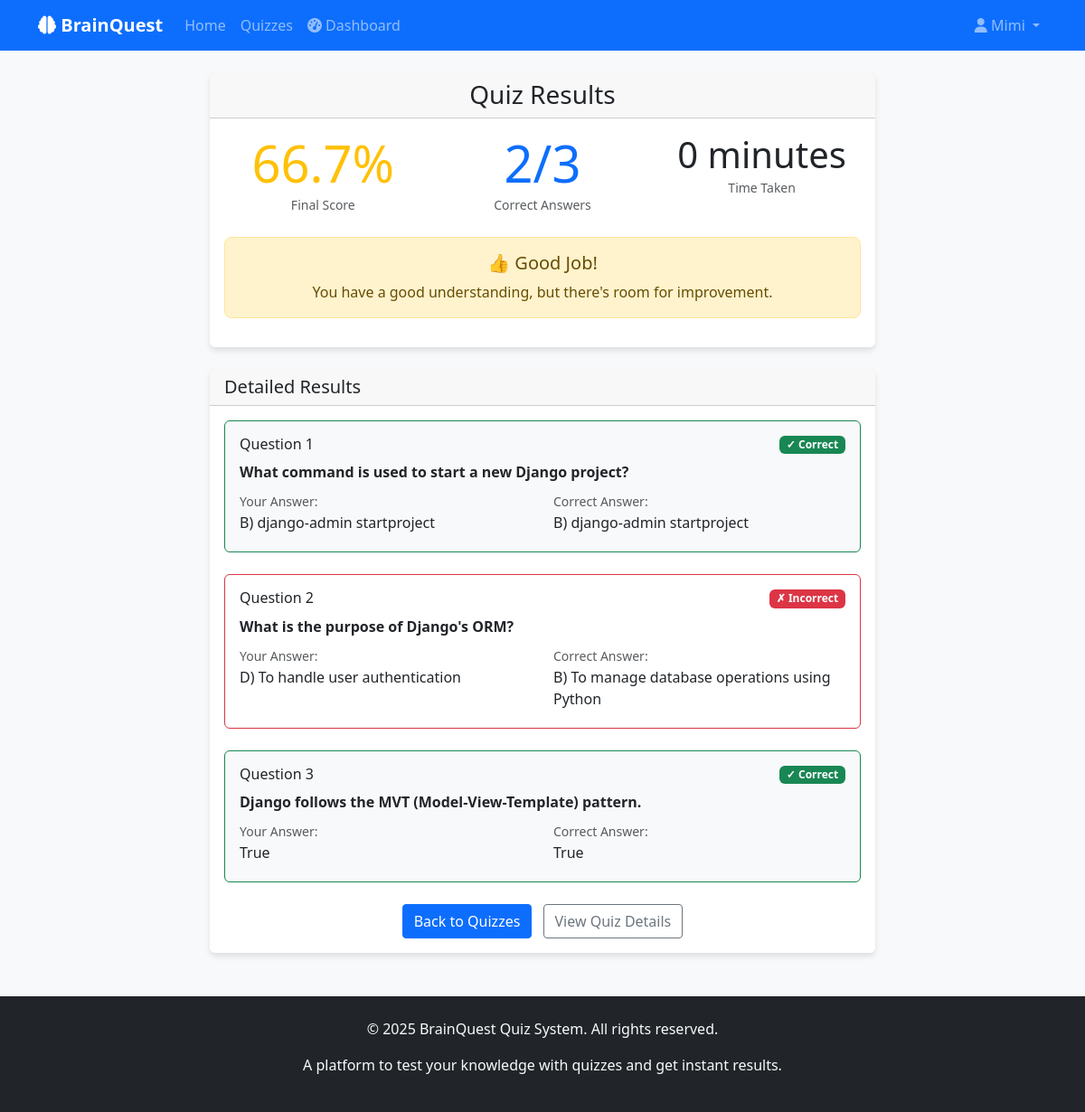
Page /quizzes/submission/3/result/ (signed in) on the committed database.
### users/models.py (models this page shows, shortened)
class CustomUser(AbstractUser):
    ROLE_CHOICES = (
        ('admin', 'Admin'),
        ('user', 'User'),
    )
    role = models.CharField(max_length=10, choices=ROLE_CHOICES, default='user')
    created_at = models.DateTimeField(auto_now_add=True)
    updated_at = models.DateTimeField(auto_now=True)

### results/models.py (models this page shows, shortened)
class QuizSubmission(models.Model):
    user = models.ForeignKey(User, on_delete=models.CASCADE, related_name='quiz_submissions')
    quiz = models.ForeignKey(Quiz, on_delete=models.CASCADE, related_name='submissions')
    score = models.FloatField(default=0)
    total_questions = models.PositiveIntegerField(default=0)
    correct_answers = models.PositiveIntegerField(default=0)
    started_at = models.DateTimeField(auto_now_add=True)
    completed_at = models.DateTimeField(null=True, blank=True)
    is_completed = models.BooleanField(default=False)
    class Meta:
        ordering = ['-started_at']

class UserAnswer(models.Model):
    submission = models.ForeignKey(QuizSubmission, on_delete=models.CASCADE, related_name='user_answers')
    question = models.ForeignKey(Question, on_delete=models.CASCADE)
    chosen_option = models.CharField(max_length=1, blank=True)  # For MCQ/TrueFalse
    answer_text = models.TextField(blank=True)  # For short answers
    is_correct = models.BooleanField(default=False)
    answered_at = models.DateTimeField(auto_now_add=True)
    class Meta:
        ordering = ['answered_at']

### quizzes/models.py (models this page shows, shortened)
class Question(models.Model):
    QUESTION_TYPES = (
        ('mcq', 'Multiple Choice'),
        ('true_false', 'True/False'),
        ('short_answer', 'Short Answer'),
    )
    quiz = models.ForeignKey(Quiz, on_delete=models.CASCADE, related_name='questions')
    question_text = models.TextField()
    question_type = models.CharField(max_length=20, choices=QUESTION_TYPES, default='mcq')
    option_a = models.CharField(max_length=200, blank=True)
    option_b = models.CharField(max_length=200, blank=True)
    option_c = models.CharField(max_length=200, blank=True)
    option_d = models.CharField(max_length=200, blank=True)
    correct_option = models.CharField(max_length=1, choices=(
        ('a', 'A'),
        ('b', 'B'),
        ('c', 'C'),
        ('d', 'D'),
    ), blank=True)
    correct_answer = models.TextField(blank=True, help_text="For short answer questions")
    points = models.PositiveIntegerField(default=1)
    created_at = models.DateTimeField(auto_now_add=True)
    class Meta:
        ordering = ['created_at']

### quizzes/views.py (the view)
# urls.py: path('submission/<int:submission_id>/result/', views.quiz_result, name='quiz_result'),
@login_required
def quiz_result(request, submission_id):
    submission = get_object_or_404(QuizSubmission, id=submission_id, user=request.user)
    user_answers = submission.user_answers.all().select_related('question')
    context = {
        'submission': submission,
        'user_answers': user_answers,
    }
    return render(request, 'quizzes/quiz_result.html', context)

### templates/quizzes/quiz_result.html
{% extends 'base.html' %}
{% block content %}
<div class="row justify-content-center">
    <div class="col-md-8">
        <div class="card mb-4">
            <div class="card-header text-center">
                <h3 class="mb-0">Quiz Results</h3>
            </div>
            <div class="card-body text-center">
                <div class="row">
                    <div class="col-md-4">
                        <div class="display-4 {% if submission.score >= 70 %}text-success{% elif submission.score >= 50 %}text-warning{% else %}text-danger{% endif %}">
                            {{ submission.score|floatformat:1 }}%
                        </div>
                        <small class="text-muted">Final Score</small>
                    </div>
                    <div class="col-md-4">
                        <div class="display-4 text-primary">{{ submission.correct_answers }}/{{ submission.total_questions }}</div>
                        <small class="text-muted">Correct Answers</small>
                    </div>
                    <div class="col-md-4">
                        <div class="display-6">
                            {% if submission.completed_at %}
                                {{ submission.started_at|timesince:submission.completed_at }}
                            {% else %}
                                N/A
                            {% endif %}
                        </div>
                        <small class="text-muted">Time Taken</small>
                    </div>
                </div>
                <div class="mt-4">
                    {% if submission.score >= 80 %}
                        <div class="alert alert-success">
                            <h5>🎉 Excellent Work!</h5>
                            <p class="mb-0">You have a great understanding of this topic!</p>
                        </div>
                    {% elif submission.score >= 60 %}
                        <div class="alert alert-warning">
                            <h5>👍 Good Job!</h5>
                            <p class="mb-0">You have a good understanding, but there's room for improvement.</p>
                        </div>
                    {% else %}
                        <div class="alert alert-info">
                            <h5>📚 Keep Learning!</h5>
                            <p class="mb-0">Review the material and try again. You'll get better!</p>
                        </div>
                    {% endif %}
                </div>
            </div>
        </div>
        <div class="card">
            <div class="card-header">
                <h5 class="mb-0">Detailed Results</h5>
            </div>
            <div class="card-body">
                {% for user_answer in user_answers %}
                <div class="mb-4 p-3 border rounded {% if user_answer.is_correct %}border-success bg-light{% else %}border-danger{% endif %}">
                    <div class="d-flex justify-content-between align-items-start mb-2">
                        <h6 class="mb-0">Question {{ forloop.counter }}</h6>
                        <span class="badge {% if user_answer.is_correct %}bg-success{% else %}bg-danger{% endif %}">
                            {% if user_answer.is_correct %}✓ Correct{% else %}✗ Incorrect{% endif %}
                        </span>
                    </div>
                    <p class="mb-2"><strong>{{ user_answer.question.question_text }}</strong></p>
                    <div class="row">
                        <div class="col-md-6">
                            <small class="text-muted">Your Answer:</small>
                            <p class="mb-1">
                                {% if user_answer.question.question_type == 'mcq' %}
                                    {% if user_answer.chosen_option == 'a' %}A) {{ user_answer.question.option_a }}
                                    {% elif user_answer.chosen_option == 'b' %}B) {{ user_answer.question.option_b }}
                                    {% elif user_answer.chosen_option == 'c' %}C) {{ user_answer.question.option_c }}
                                    {% elif user_answer.chosen_option == 'd' %}D) {{ user_answer.question.option_d }}
                                    {% else %}No answer provided{% endif %}
                                {% elif user_answer.question.question_type == 'true_false' %}
                                    {% if user_answer.chosen_option == 'a' %}True{% else %}False{% endif %}
                                {% else %}
                                    {{ user_answer.answer_text|default:"No answer provided" }}
                                {% endif %}
                            </p>
                        </div>
                        <div class="col-md-6">
                            <small class="text-muted">Correct Answer:</small>
                            <p class="mb-1">
                                {% if user_answer.question.question_type == 'mcq' %}
                                    {% if user_answer.question.correct_option == 'a' %}A) {{ user_answer.question.option_a }}
                                    {% elif user_answer.question.correct_option == 'b' %}B) {{ user_answer.question.option_b }}
                                    {% elif user_answer.question.correct_option == 'c' %}C) {{ user_answer.question.option_c }}
                                    {% elif user_answer.question.correct_option == 'd' %}D) {{ user_answer.question.option_d }}
                                    {% endif %}
                                {% elif user_answer.question.question_type == 'true_false' %}
                                    {% if user_answer.question.correct_option == 'a' %}True{% else %}False{% endif %}
                                {% else %}
                                    {{ user_answer.question.correct_answer }}
                                {% endif %}
                            </p>
                        </div>
                    </div>
                </div>
                {% endfor %}
                <div class="text-center mt-4">
                    <a href="{% url 'quizzes:quiz_list' %}" class="btn btn-primary me-2">Back to Quizzes</a>
                    <a href="{% url 'quizzes:quiz_detail' submission.quiz.id %}" class="btn btn-outline-secondary">View Quiz Details</a>
                </div>
            </div>
        </div>
    </div>
</div>
{% endblock %}

### templates/partials/_navbar.html (shortened to what this page needs)
{% load user_tags %}
<nav class="navbar navbar-expand-lg navbar-dark bg-primary">
    <div class="container">
        <a class="navbar-brand" href="{% url 'home' %}">
            <i class="fas fa-brain"></i> BrainQuest
        </a>
        <div class="collapse navbar-collapse" id="navbarNav">
            <ul class="navbar-nav me-auto">
                <li class="nav-item">
                    <a class="nav-link" href="{% url 'home' %}">Home</a>
                </li>
                {% if user.is_authenticated %}
                <li class="nav-item">
                    <a class="nav-link" href="{% url 'quizzes:quiz_list' %}">Quizzes</a>
                </li>
                <li class="nav-item">
                    <a class="nav-link" href="{% url 'results:dashboard' %}">
                        <i class="fas fa-tachometer-alt"></i> Dashboard
                    </a>
                </li>
                {% endif %}
            </ul>
            <ul class="navbar-nav">
                {% if user.is_authenticated %}
                    <li class="nav-item dropdown">
                        <a class="nav-link dropdown-toggle" href="#" role="button" data-bs-toggle="dropdown">
                            <i class="fas fa-user"></i> {{ user.username }}
                        </a>
                    </li>
                {% endif %}
            </ul>
        </div>
    </div>
</nav>

### static/css/styles.css (style rules this page uses)
body { font-family: 'Segoe UI', Tahoma, Geneva, Verdana, sans-serif; background-color: #f8f9fa; }
.card { transition: transform 0.2s; border: none; box-shadow: 0 4px 6px rgba(0, 0, 0, 0.1); }
.navbar-brand { font-weight: bold; }
.btn { border-radius: 0.25rem; }
.alert { border-radius: 0.5rem; }

### rows in the picture
CustomUser: username "Mimi"
QuizSubmission: score "66.7", correct_answers "2", total_questions "3", started_at "0 minutes"
UserAnswer: is_correct "✓ Correct", question.question_text "What command is used to start a new Django project?", question.option_b "django-admin startproject"
UserAnswer: is_correct "✗ Incorrect", question.question_text "What is the purpose of Django's ORM?", question.option_d "To handle user authentication", question.option_b "To manage database operations using Python"
UserAnswer: is_correct "✓ Correct", question.question_text "Django follows the MVT (Model-View-Template) pattern.", chosen_option "True"
